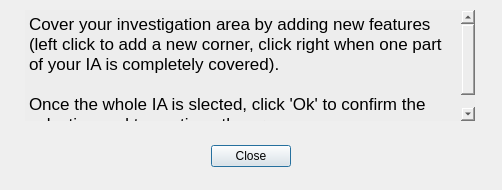
<?xml version="1.0" encoding="UTF-8"?>
<ui version="4.0">
 <class>InvestigationAreaSelectedHelp_dialog</class>
 <widget class="QDialog" name="InvestigationAreaSelectedHelp_dialog">
  <property name="geometry">
   <rect>
    <x>0</x>
    <y>0</y>
    <width>502</width>
    <height>190</height>
   </rect>
  </property>
  <property name="focusPolicy">
   <enum>Qt::ClickFocus</enum>
  </property>
  <property name="contextMenuPolicy">
   <enum>Qt::DefaultContextMenu</enum>
  </property>
  <property name="windowTitle">
   <string>How to select the Investigation Area</string>
  </property>
  <widget class="QDialogButtonBox" name="buttonBox">
   <property name="geometry">
    <rect>
     <x>191</x>
     <y>140</y>
     <width>120</width>
     <height>32</height>
    </rect>
   </property>
   <property name="orientation">
    <enum>Qt::Horizontal</enum>
   </property>
   <property name="standardButtons">
    <set>QDialogButtonBox::Close</set>
   </property>
   <property name="centerButtons">
    <bool>true</bool>
   </property>
  </widget>
  <widget class="QTextBrowser" name="textBrowser">
   <property name="geometry">
    <rect>
     <x>25</x>
     <y>10</y>
     <width>450</width>
     <height>111</height>
    </rect>
   </property>
   <property name="contextMenuPolicy">
    <enum>Qt::DefaultContextMenu</enum>
   </property>
   <property name="autoFillBackground">
    <bool>false</bool>
   </property>
   <property name="styleSheet">
    <string notr="true">background-color: rgb(237,237,237);</string>
   </property>
   <property name="frameShape">
    <enum>QFrame::NoFrame</enum>
   </property>
   <property name="frameShadow">
    <enum>QFrame::Plain</enum>
   </property>
   <property name="lineWidth">
    <number>0</number>
   </property>
   <property name="html">
    <string>&lt;!DOCTYPE HTML PUBLIC &quot;-//W3C//DTD HTML 4.0//EN&quot; &quot;http://www.w3.org/TR/REC-html40/strict.dtd&quot;&gt;
&lt;html&gt;&lt;head&gt;&lt;meta name=&quot;qrichtext&quot; content=&quot;1&quot; /&gt;&lt;style type=&quot;text/css&quot;&gt;
p, li { white-space: pre-wrap; }
&lt;/style&gt;&lt;/head&gt;&lt;body style=&quot; font-family:'Lucida Grande'; font-size:13pt; font-weight:400; font-style:normal;&quot;&gt;
&lt;p style=&quot; margin-top:0px; margin-bottom:0px; margin-left:0px; margin-right:0px; -qt-block-indent:0; text-indent:0px;&quot;&gt;Cover your investigation area by adding new features (left click to add a new corner, click right when one part of your IA is completely covered). &lt;/p&gt;
&lt;p style=&quot;-qt-paragraph-type:empty; margin-top:0px; margin-bottom:0px; margin-left:0px; margin-right:0px; -qt-block-indent:0; text-indent:0px;&quot;&gt;&lt;br /&gt;&lt;/p&gt;
&lt;p style=&quot; margin-top:0px; margin-bottom:0px; margin-left:0px; margin-right:0px; -qt-block-indent:0; text-indent:0px;&quot;&gt;Once the whole IA is slected, click 'Ok' to confirm the selection and to continue the process.&lt;/p&gt;&lt;/body&gt;&lt;/html&gt;</string>
   </property>
  </widget>
 </widget>
 <resources/>
 <connections>
  <connection>
   <sender>buttonBox</sender>
   <signal>accepted()</signal>
   <receiver>InvestigationAreaSelectedHelp_dialog</receiver>
   <slot>accept()</slot>
   <hints>
    <hint type="sourcelabel">
     <x>248</x>
     <y>254</y>
    </hint>
    <hint type="destinationlabel">
     <x>157</x>
     <y>274</y>
    </hint>
   </hints>
  </connection>
  <connection>
   <sender>buttonBox</sender>
   <signal>rejected()</signal>
   <receiver>InvestigationAreaSelectedHelp_dialog</receiver>
   <slot>reject()</slot>
   <hints>
    <hint type="sourcelabel">
     <x>316</x>
     <y>260</y>
    </hint>
    <hint type="destinationlabel">
     <x>286</x>
     <y>274</y>
    </hint>
   </hints>
  </connection>
 </connections>
</ui>
